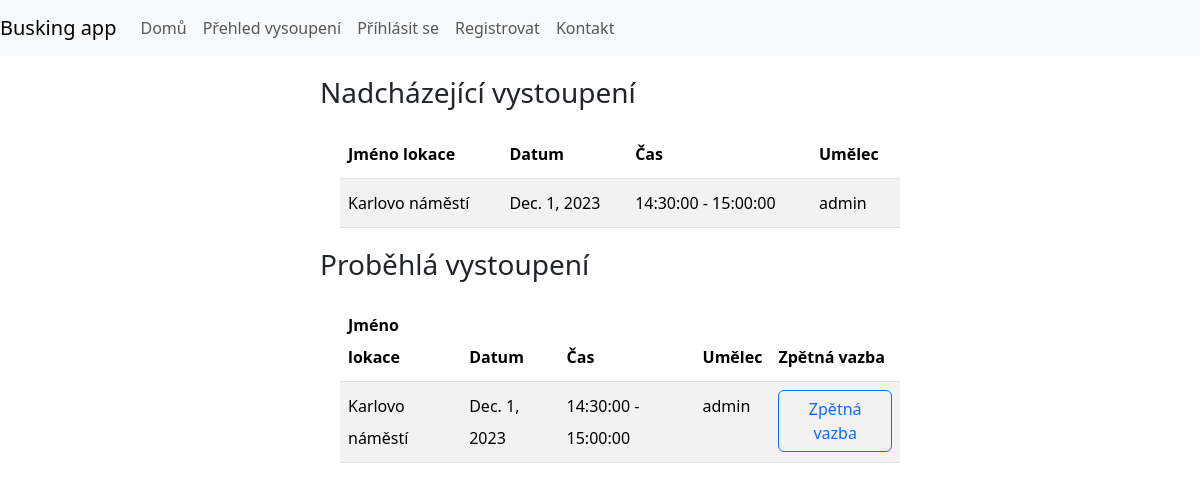
/shows/, run on an earlier commit of the app's database.
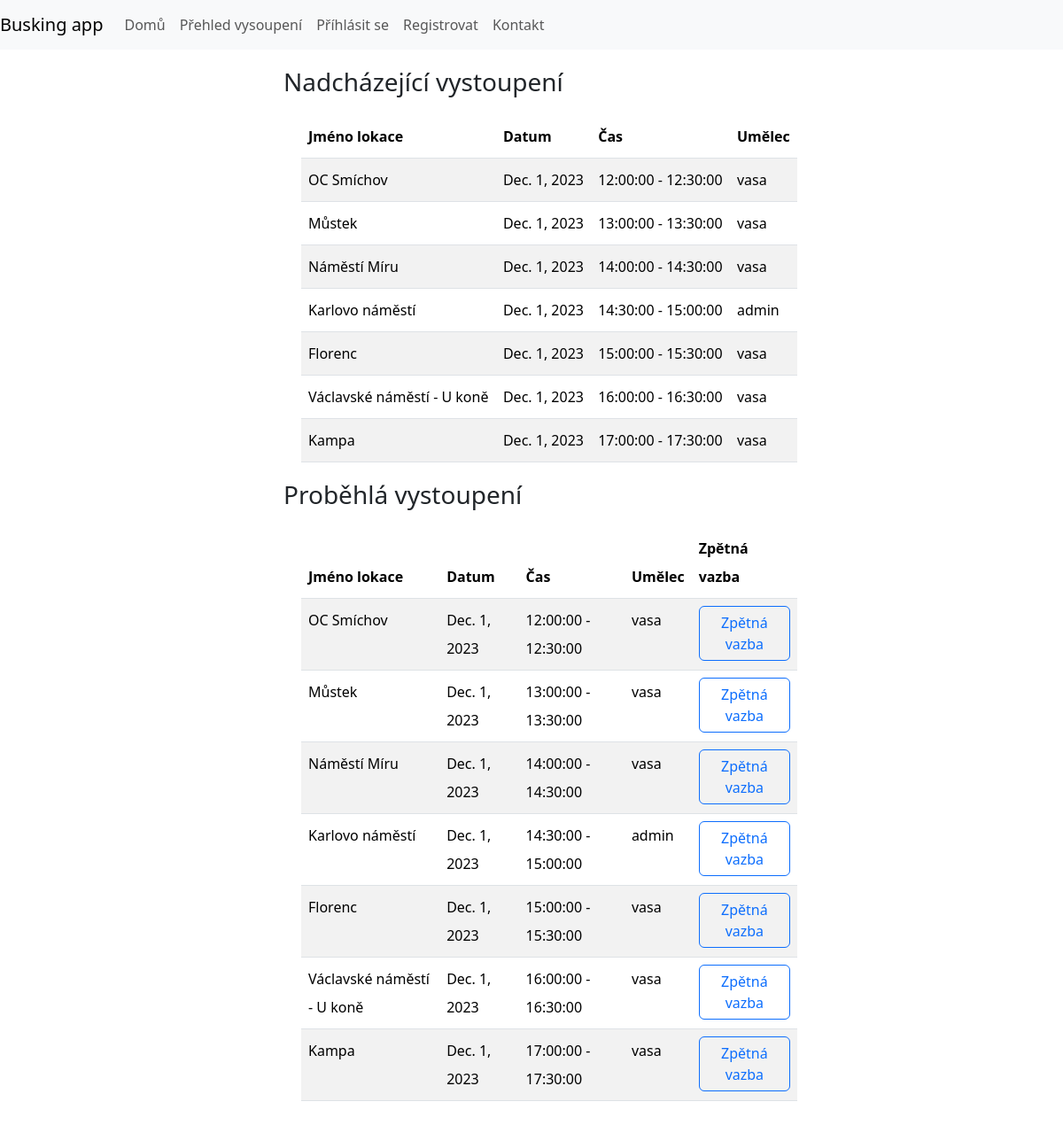
And on a later commit of the database.
### show/models.py (models this page shows, shortened)
class Show(models.Model):
    artist = models.ForeignKey(User, on_delete=models.CASCADE, null=True)
    spot = models.ForeignKey(Spot, on_delete=models.CASCADE)
    date = models.DateField(null=True)
    time = models.ForeignKey('TimeSlot', on_delete=models.CASCADE)

class Spot(models.Model):
    lan = models.FloatField()
    lon = models.FloatField()
    name = models.CharField(max_length=125, null=False, default='')
    description = models.TextField(null=True)
    allowedSlots = models.CharField(max_length=300, null=False, default='')
    created_by = models.ForeignKey(User, on_delete=models.SET_NULL, null=True)
    shows_future = models.ManyToManyField('Show', related_name='show_f')
    shows_past = models.ManyToManyField('Show', related_name='show_p')

class TimeSlot(models.Model):
    start = models.TimeField()
    end = models.TimeField()
    def __str__(self):
        return str(self.start) + ' - ' + str(self.end)

### show/views.py (the view, shortened to what this page needs)
# urls.py: path("shows/", showList, name="shows"),
def showList(request):
    shows = Show.objects.filter(artist__isnull=False)
    context= {
        'shows':shows
    }
    return render(request, 'show_list.html', context)

### templates/show_list.html (shortened to what this page needs)
{% include '_base.html' %}
{% load static %}
{% block content %}
<div class="container">
    <div id="timetable">
        <h3>Nadcházející vystoupení</h3>
        <table class="table table-striped table-hover">
            <thead>
                    <th>Jméno lokace</th>
                    <th>Datum</th>
                    <th>Čas</th>
                    <th>Umělec</th>
            </thead>
            <tbody>
                {% for show in shows %}<tr>
                    <td>{{show.spot.name}}</td>
                    <td>{{show.date}}</td>
                    <td>{{show.time}}</td>
                    <td>{{show.artist}}</td>
                </tr>{% endfor %}
            </tbody>
        </table>
        <h3>Proběhlá vystoupení</h3>
        <table class="table table-striped table-hover">
            <thead>
                    <th>Jméno lokace</th>
                    <th>Datum</th>
                    <th>Čas</th>
                    <th>Umělec</th>
                    <th>Zpětná vazba</th>
            </thead>
            <tbody>
                {% for show in shows %}<tr>
                    <td>{{show.spot.name}}</td>
                    <td>{{show.date}}</td>
                    <td>{{show.time}}</td>
                    <td>{{show.artist}}</td>
                    <td><button class="feedback btn btn-outline-primary" value="{{show.id}}" data-bs-toggle="modal" data-bs-target="#feedbackModal">Zpětná vazba</button></td>
                </tr>{% endfor %}
            </tbody>
        </table>
    </div>
</div>
{% endblock %}

What changed in the data, as far as the page shows it:
now on this page (row edited): Show: spot.name "OC Smíchov", date "Dec. 1, 2023", time "12:00:00 - 12:30:00", artist "vasa", {{ show.id }} 397 (drawn)
now on this page (row edited): Show: spot.name "Můstek", date "Dec. 1, 2023", time "13:00:00 - 13:30:00", artist "vasa", {{ show.id }} 421 (drawn)
now on this page (row edited): Show: spot.name "Náměstí Míru", date "Dec. 1, 2023", time "14:00:00 - 14:30:00", artist "vasa", {{ show.id }} 462 (drawn)
now on this page (row edited): Show: spot.name "Florenc", date "Dec. 1, 2023", time "15:00:00 - 15:30:00", artist "vasa", {{ show.id }} 489 (drawn)
now on this page (row edited): Show: spot.name "Václavské náměstí - U koně", date "Dec. 1, 2023", time "16:00:00 - 16:30:00", artist "vasa", {{ show.id }} 507 (drawn)
now on this page (row edited): Show: spot.name "Kampa", date "Dec. 1, 2023", time "17:00:00 - 17:30:00", artist "vasa", {{ show.id }} 538 (drawn)
